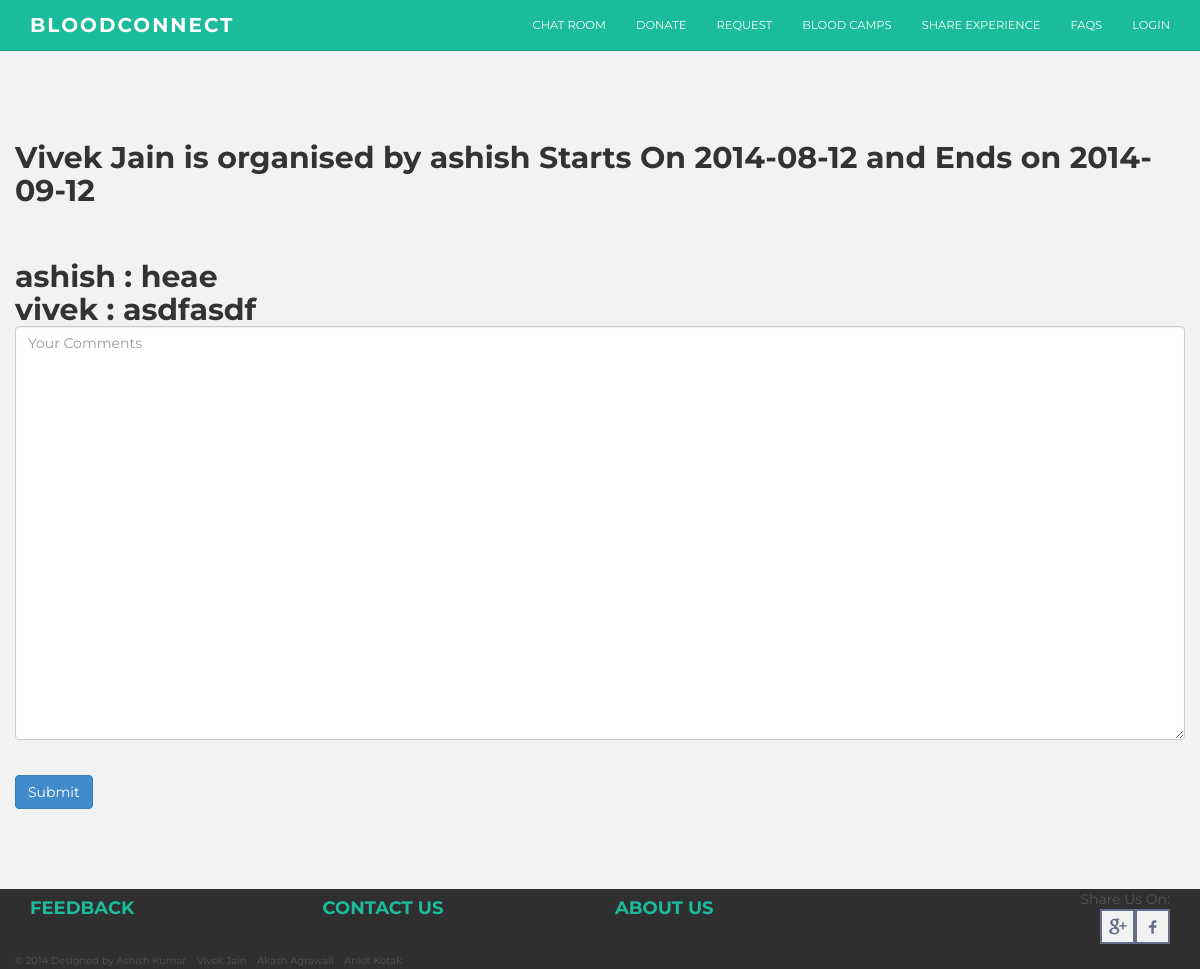
Page /blood/camp_post/1/ on the committed database.
### blood/models.py (models this page shows)
class Camp(models.Model):
	name=models.CharField(max_length=200)
	email=models.CharField(max_length=100)
	contact=models.CharField(max_length=10)
	address=models.CharField(max_length=200)
	uid=models.IntegerField()
	cdate = models.CharField(max_length=200)
	sdate=models.CharField(max_length=200)
	edate=models.CharField(max_length=200)
	lat1=models.FloatField(blank=True,null=True)
	long1=models.FloatField(blank=True,null=True)

class Post(models.Model):
	uid = models.IntegerField()
	comment=models.CharField(max_length=200)
	campid=models.CharField(max_length=200)

### blood/views.py (the view)
# urls.py: url(r'^camp_post/(?P<campID>\S+)/$',views.camp_post,name='camp_post'),
def camp_post(request,campID):
	camplist=Camp.objects.get(id=campID)
	uid=camplist.uid
	userit=User.objects.get(id=uid)
	postit=Post.objects.filter(campid=campID)
	ait=[]
	for post in postit:
		valit=post.uid
		value=User.objects.get(id=valit)
		print value
		ait.append(value)
	print ait
	context={'campID':campID, 'camplist':camplist, 'postit':postit, 'userit':userit, 'lit':zip(postit,ait)}
	return render(request,'blood/camp_post.html',context)

### blood/templates/blood/camp_post.html (shortened to what this page needs)
{% extends "blood/base.html" %}
{% load i18n %}
{% block content-body %}
<h2 style="color:11A8AB">{{camplist.name}} is organised by {{userit}}
Starts On {{camplist.sdate}} and Ends on {{camplist.edate}}<h2><br/>
{% if postit %}
{% for post,author in lit %}
	{{author}}
	: {{ post.comment }} <br/>
{% endfor %}
{% endif %}
<form action="/blood/store_camp_post/{{campID}}/" role="form" method="post">
<textarea rows=20 cols=80 class="form-control" placeholder="Your Comments"  name="comment"></textarea><br/>
<button style="background-image: none;border: 1px solid transparent;border-radius: 4px;color: #fff;background-color: #428bca;
border-color: #357ebd;"  class="btn btn-primary" type="submit">Submit</button>
</form>
{% endblock %}

### blood/static/css/main.css (style rules this page uses)
body { background-color: #ffffff; font-family: 'Montserrat', sans-serif; font-weight: 400; font-size: 14px; color: #555; -webkit-font-smoothing: antialiased; -webkit-overflow-scrolling: touch; }
h1, h2, h3, h4, h5, h6 { font-family: 'Montserrat', sans-serif; font-weight: 700; color: #333; }

### rows in the picture
Camp: name "Vivek Jain", sdate "2014-08-12", edate "2014-09-12"
Post: username "ashish", comment "heae"
Post: username "vivek", comment "asdfasdf"

### other values in the picture
{{ userit }} "ashish"
